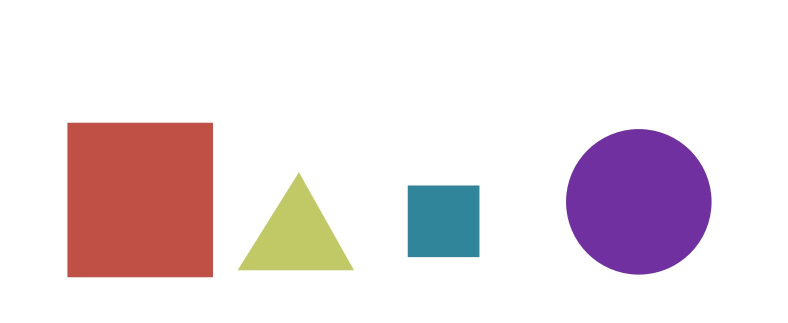
#> input picture images/bunchofshapes.jpg, 1576 x 645 px (shown at 1/2 size)
$ python sorting_contour_area.py
#> lines starting #> are read from the running program, lines starting #| are printed output that depends on the picture; after the words box and inside, x2 and y2 are one past the last pixel; in counts of white or black regions, pixels touching at a corner belong together
import cv2
import numpy as np


def get_area(contour_list):
    area=[]
    for i in contour_list:
        area.append(cv2.contourArea(i))
    return area


image = cv2.imread('../images/bunchofshapes.jpg')
#> image is the input picture: shape (645, 1576, 3); mean B, G, R 226.8, 222.3, 234.5
# cv2.imshow('image',image)
# cv2.waitKey(0)
cv2.destroyAllWindows()

blank_image = np.zeros((image.shape[0],image.shape[1],3))
blank_image2 = np.zeros((image.shape[0],image.shape[1],3))


original_image = image.copy()

gray = cv2.cvtColor(image,cv2.COLOR_BGR2GRAY)
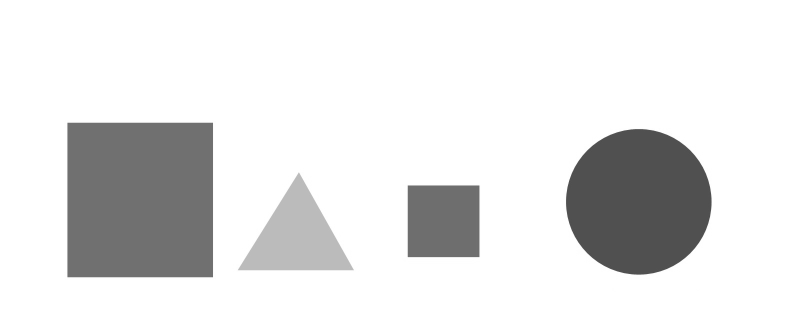
#> gray: shape (645, 1576) (shown at 1/2 size); min 72, max 255, mean 226.4

# finding canny edges
edged = cv2.Canny(gray,30,210)
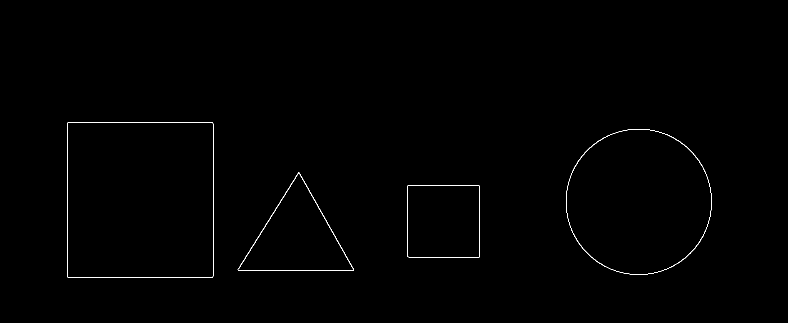
#> edged: shape (645, 1576) (shown at 1/2 size); 0.36% white in thin lines or dots, all inside (x1, y1, x2, y2) = (134, 245, 1424, 555)
# cv2.imshow('edge',edged)
# cv2.waitKey(0)
cv2.destroyAllWindows()

# find contours
contours,hierarchy = cv2.findContours(edged,cv2.RETR_EXTERNAL,cv2.CHAIN_APPROX_NONE)
#> contours = 4 contours; box (x1, y1, x2, y2) and area: (134, 245, 427, 555) 90222, (1132, 258, 1424, 550) 66580, (475, 345, 708, 541) 22902, (815, 370, 959, 515) 20588
sorted_contours = sorted(contours,key=cv2.contourArea,reverse=True)
#> sorted_contours has the same summary as contours
cv2.drawContours(blank_image,[contours[0]],-1,(255,255,0),3)
cv2.imshow('minimum area',blank_image)
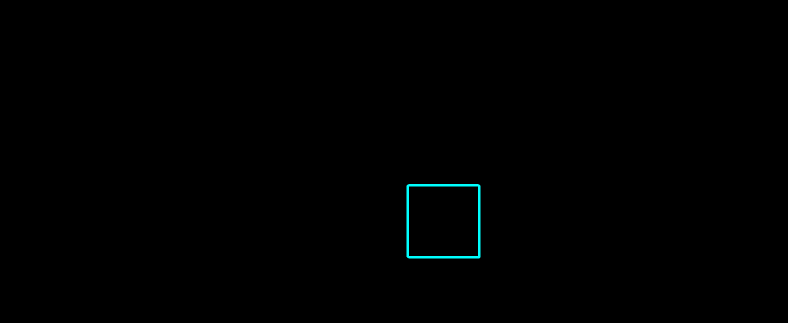
#> window 'minimum area': shape (645, 1576, 3) (shown at 1/2 size); mean B, G, R 0.7, 0.7, 0
cv2.waitKey(0)
cv2.drawContours(blank_image2,[sorted_contours[0]],-1,(255,255,0),3)
cv2.imshow('maximum area',blank_image2)
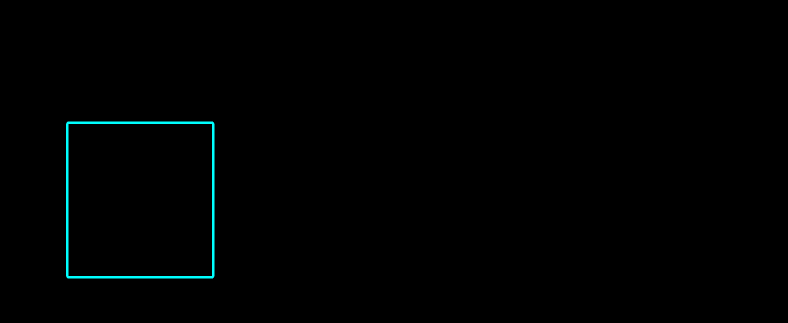
#> window 'maximum area': shape (645, 1576, 3) (shown at 1/2 size); mean B, G, R 1.5, 1.5, 0
cv2.waitKey(0)
cv2.destroyAllWindows()
# print(cv2.contourArea(contours[3]))

$ run again, with images/4star.jpg copied over images/bunchofshapes.jpg
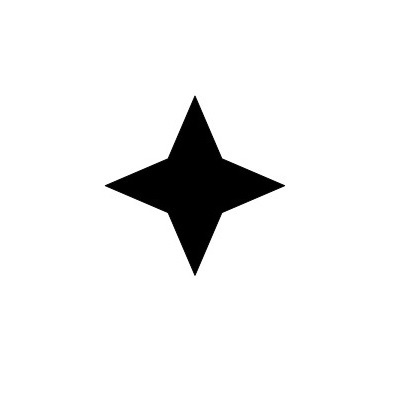
#> input picture images/4star.jpg, 400 x 400 px
#> image is the input picture: shape (400, 400, 3); min 0, max 255, mean 239.2
#> `edged = cv2.Canny(gray,30,210)`:
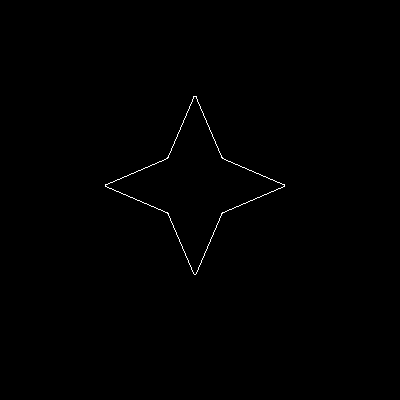
#> edged: shape (400, 400); 0.32% white in thin lines or dots, all inside (x1, y1, x2, y2) = (105, 96, 285, 275)
#> contours = 1 contour; box (x1, y1, x2, y2) and area: (105, 96, 285, 275) 9939
#> sorted_contours has the same summary as contours
#> `cv2.imshow('minimum area',blank_image)`:
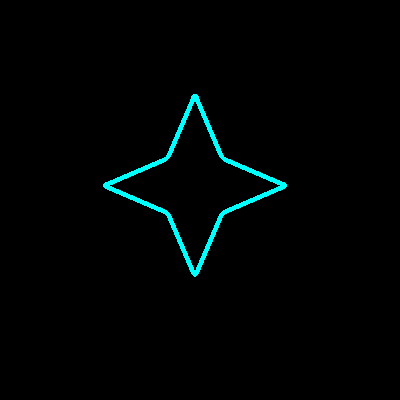
#> window 'minimum area': shape (400, 400, 3); mean B, G, R 4, 4, 0
